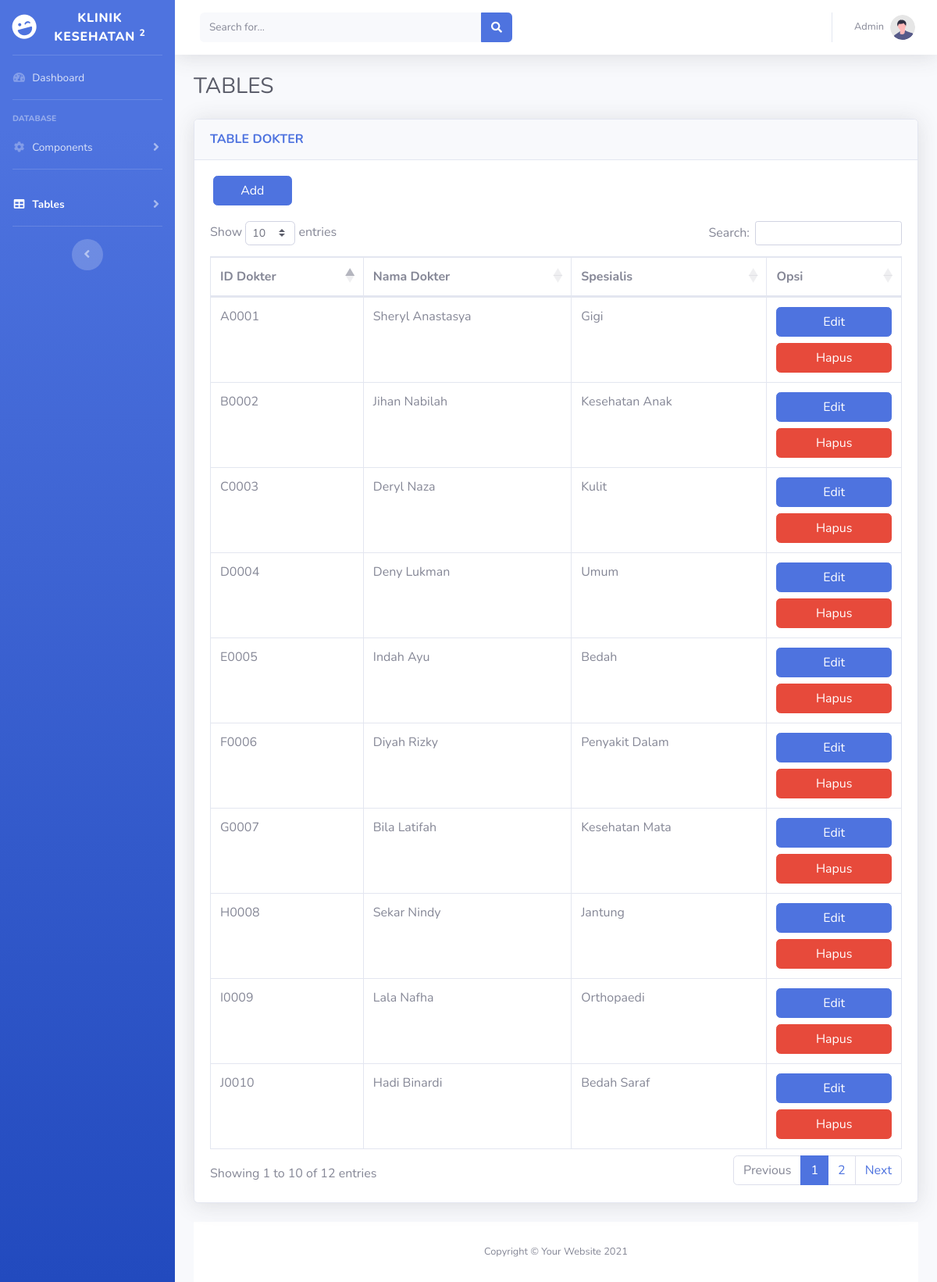
Screenshot of /dokter.php with the database file from the repository.
### tables this page shows
CREATE TABLE `dokter` (
  `id_dokter` varchar(5) NOT NULL,
  `password` varchar(255) NOT NULL,
  `nama_dokter` varchar(30) NOT NULL,
  `spesialis` varchar(30) NOT NULL
);

### dokter.php (the view, shortened to what this page needs)
<?php
$link = mysqli_connect("localhost", "root", "", "klinik_kesehatan");
?>
<!DOCTYPE html>
<html lang="en">
<head>
    <link href="vendor/fontawesome-free/css/all.min.css" rel="stylesheet" type="text/css">
    <link href="https://cdn.datatables.net/1.10.20/css/dataTables.bootstrap4.min.css" rel="stylesheet" />
    <link href="css/sb-admin-2.min.css" rel="stylesheet">
</head>
<body id="page-top">
    <div id="wrapper">
        <ul class="navbar-nav bg-gradient-primary sidebar sidebar-dark accordion" id="accordionSidebar">
            <a class="sidebar-brand d-flex align-items-center justify-content-center" href="index.php">
                <div class="sidebar-brand-icon rotate-n-15">
                    <i class="fas fa-laugh-wink"></i>
                </div>
                <div class="sidebar-brand-text mx-3">Klinik Kesehatan <sup>2</sup></div>
            </a>
            <hr class="sidebar-divider my-0">
            <li class="nav-item">
                <a class="nav-link" href="index.php">
                    <i class="fas fa-fw fa-tachometer-alt"></i>
                    <span>Dashboard</span></a>
            </li>
            <hr class="sidebar-divider">
            <div class="sidebar-heading">
                Database
            </div>
            <li class="nav-item">
                <a class="nav-link collapsed" href="#" data-toggle="collapse" data-target="#collapseTwo" aria-expanded="true" aria-controls="collapseTwo">
                    <i class="fas fa-fw fa-cog"></i>
                    <span>Components</span>
                </a>
            </li>
            <hr class="sidebar-divider">
            <li class="nav-item active">
                <a class="nav-link collapsed" href="#" data-toggle="collapse" data-target="#collapseUtilities" aria-expanded="true" aria-controls="collapseUtilities">
                    <i class="fas fa-fw fa-table"></i>
                    <span>Tables</span>
                </a>
            </li>
            <hr class="sidebar-divider d-none d-md-block">
            <div class="text-center d-none d-md-inline">
                <button class="rounded-circle border-0" id="sidebarToggle"></button>
            </div>
        </ul>
        <div id="content-wrapper" class="d-flex flex-column">
            <div id="content">
                <nav class="navbar navbar-expand navbar-light bg-white topbar mb-4 static-top shadow">
                    <form class="d-none d-sm-inline-block form-inline mr-auto ml-md-3 my-2 my-md-0 mw-100 navbar-search">
                        <div class="input-group">
                            <input type="text" class="form-control bg-light border-0 small" placeholder="Search for..." aria-label="Search" aria-describedby="basic-addon2">
                            <div class="input-group-append">
                                <button class="btn btn-primary" type="button">
                                    <i class="fas fa-search fa-sm"></i>
                                </button>
                            </div>
                        </div>
                    </form>
                    <ul class="navbar-nav ml-auto">
                        <li class="nav-item dropdown no-arrow">
                            <a class="nav-link dropdown-toggle" href="#" id="userDropdown" role="button" data-toggle="dropdown" aria-haspopup="true" aria-expanded="false">
                                <span class="mr-2 d-none d-lg-inline text-gray-600 small">Admin</span>
                                <img class="img-profile rounded-circle" src="img/undraw_profile.svg">
                            </a>
                        </li>
                    </ul>
                </nav>
                <div class="container-fluid">
                    <div class="d-sm-flex align-items-center justify-content-between mb-4">
                        <h1 class="h3 mb-0 text-gray-800">TABLES</h1>
                    </div>
                    <div class="row">
                        <div class="col-xl-12 col-lg-8">
                            <div class="card shadow mb-4">
                                <div class="card-header py-3 d-flex flex-row align-items-center justify-content-between">
                                    <h6 class="m-0 font-weight-bold text-primary">TABLE DOKTER</h6>
                                </div>
                                <?php
                                $sql = "SELECT*FROM dokter";
                                if ($result = mysqli_query($link, $sql)) {
                                    if (mysqli_num_rows($result) > 0) {
                                ?>
                                        <div class="col-lg-10 col-md-10" style="padding-top:20px">
                                            <div class="col-lg-2">
                                                <a class="btn btn-primary btn-user btn-block" href="addDokter.php">Add</a>
                                            </div>
                                        </div>
                                        <div class="card-body">
                                            <div class="table-responsive">
                                                <table class="table table-bordered" id="dataTable" width="100%" cellspacing="0">
                                                    <thead>
                                                        <tr>
                                                            <th>ID Dokter</th>
                                                            <th>Nama Dokter</th>
                                                            <th>Spesialis</th>
                                                            <th>Opsi</th>
                                                        </tr>
                                                    </thead>
                                                    <tbody>
                                                        <tr>
                                                            <?php
                                                            while ($row = mysqli_fetch_array($result)) {
                                                            ?>
                                                                <td><?php
                                                                    echo  $row['id_dokter'];
                                                                    ?>
                                                                </td>
                                                                <td><?php
                                                                    echo $row['nama_dokter'];
                                                                    ?>
                                                                </td>
                                                                <td><?php
                                                                    echo $row['spesialis'];
                                                                    ?></td>
                                                                <td>
                                                                    <a class="btn btn-primary btn-user btn-block" href="editdokter.php?id=<?php echo $row['id_dokter']; ?>">Edit</a>
                                                                    <a class="btn btn-danger btn-user btn-block" href="hapusdokter.php?id=<?php echo $row['id_dokter']; ?>">Hapus</a>
                                                                </td>
                                                        </tr>
                                            <?php
                                                            }
                                                        } else {
                                                            echo "No records matching your query were found.";
                                                        }
                                                    } else {
                                                        echo "ERROR: Could not able to execute $sql. " . mysqli_error($link);
                                                    }
                                            ?>
                                                    </tbody>
                                                </table>
                                            </div>
                                        </div>
                            </div>
                        </div>
                    </div>
                    <footer class="sticky-footer bg-white">
                        <div class="container my-auto">
                            <div class="copyright text-center my-auto">
                                <span>Copyright &copy; Your Website 2021</span>
                            </div>
                        </div>
                    </footer>
                </div>
            </div>
</body>
</html>

### rows the page displays
dokter: id_dokter "A0001", nama_dokter "Sheryl Anastasya", spesialis "Gigi"
dokter: id_dokter "B0002", nama_dokter "Jihan Nabilah", spesialis "Kesehatan Anak"
dokter: id_dokter "C0003", nama_dokter "Deryl Naza", spesialis "Kulit"
dokter: id_dokter "D0004", nama_dokter "Deny Lukman", spesialis "Umum"
dokter: id_dokter "E0005", nama_dokter "Indah Ayu", spesialis "Bedah"
dokter: id_dokter "F0006", nama_dokter "Diyah Rizky", spesialis "Penyakit Dalam"
dokter: id_dokter "G0007", nama_dokter "Bila Latifah", spesialis "Kesehatan Mata"
dokter: id_dokter "H0008", nama_dokter "Sekar Nindy", spesialis "Jantung"
dokter: id_dokter "I0009", nama_dokter "Lala Nafha", spesialis "Orthopaedi"
dokter: id_dokter "J0010", nama_dokter "Hadi Binardi", spesialis "Bedah Saraf"
